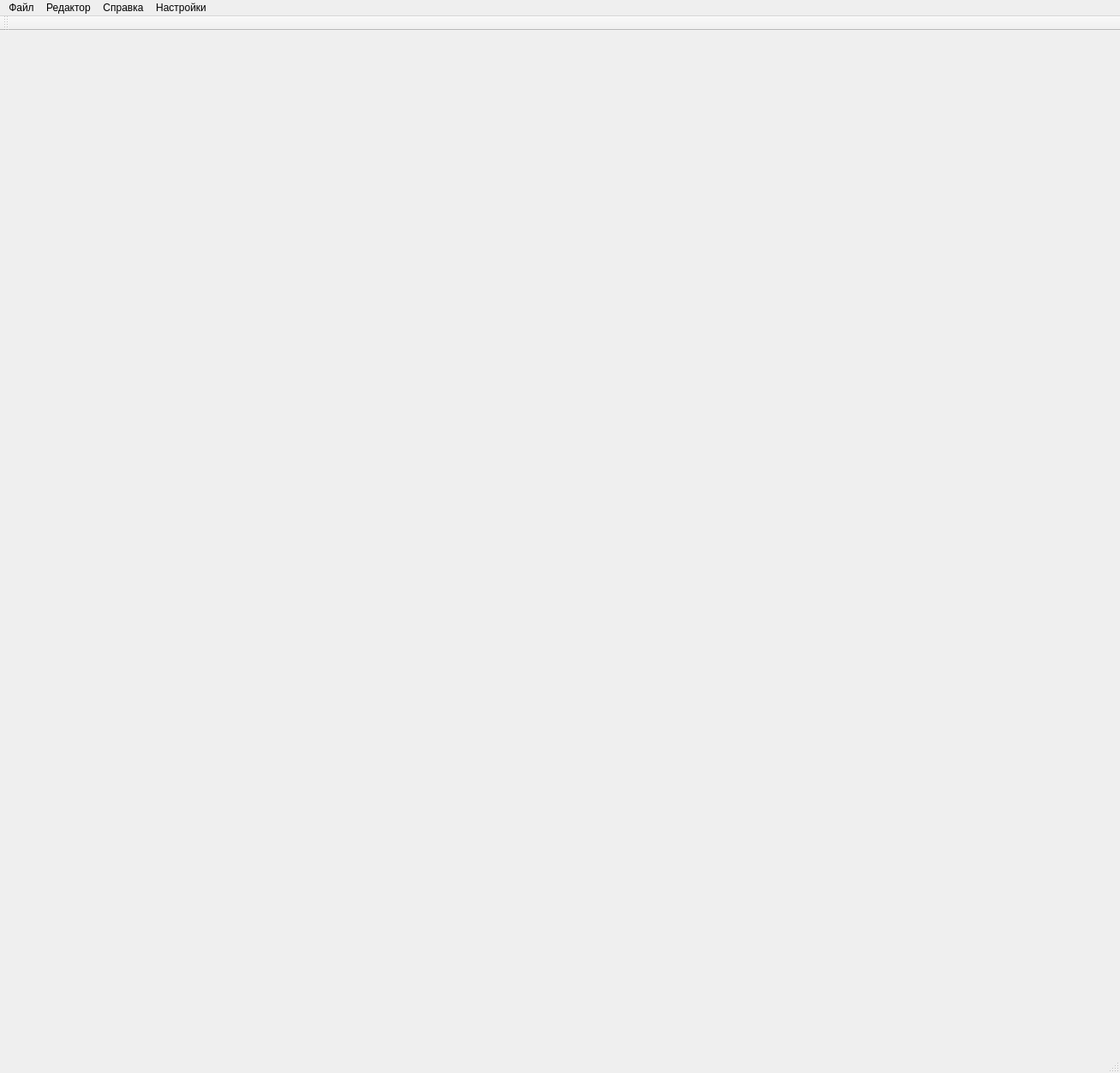
<?xml version="1.0" encoding="UTF-8"?>
<ui version="4.0">
 <class>MainWindow1</class>
 <widget class="QMainWindow" name="MainWindow1">
  <property name="geometry">
   <rect>
    <x>0</x>
    <y>0</y>
    <width>1308</width>
    <height>1253</height>
   </rect>
  </property>
  <property name="windowTitle">
   <string>Задание 1</string>
  </property>
  <widget class="QWidget" name="centralwidget">
   <layout class="QHBoxLayout" name="horizontalLayout"/>
  </widget>
  <widget class="QMenuBar" name="menubar">
   <property name="geometry">
    <rect>
     <x>0</x>
     <y>0</y>
     <width>1308</width>
     <height>26</height>
    </rect>
   </property>
   <widget class="QMenu" name="menuFile">
    <property name="title">
     <string>Файл</string>
    </property>
    <addaction name="actionNewFile"/>
    <addaction name="actionOpenFile"/>
    <addaction name="actionSaveFile"/>
    <addaction name="actionSaveFileAs"/>
    <addaction name="separator"/>
   </widget>
   <widget class="QMenu" name="menuHelp">
    <property name="title">
     <string>Справка</string>
    </property>
    <addaction name="actionHelpTask"/>
    <addaction name="actionHelpProgram"/>
   </widget>
   <widget class="QMenu" name="menuEdit">
    <property name="title">
     <string>Редактор</string>
    </property>
    <addaction name="actionForward"/>
    <addaction name="actionBackward"/>
   </widget>
   <widget class="QMenu" name="menu">
    <property name="title">
     <string>Настройки</string>
    </property>
    <addaction name="actionSetting"/>
   </widget>
   <addaction name="menuFile"/>
   <addaction name="menuEdit"/>
   <addaction name="menuHelp"/>
   <addaction name="menu"/>
  </widget>
  <widget class="QStatusBar" name="statusbar"/>
  <widget class="QToolBar" name="toolBar_2">
   <property name="windowTitle">
    <string>toolBar_2</string>
   </property>
   <attribute name="toolBarArea">
    <enum>TopToolBarArea</enum>
   </attribute>
   <attribute name="toolBarBreak">
    <bool>false</bool>
   </attribute>
  </widget>
  <action name="actionNewFile">
   <property name="icon">
    <iconset>
     <normaloff>resources/iconePack/file.png</normaloff>resources/iconePack/file.png</iconset>
   </property>
   <property name="text">
    <string>Новый файл</string>
   </property>
   <property name="toolTip">
    <string>Создать новый файл</string>
   </property>
  </action>
  <action name="actionOpenFile">
   <property name="icon">
    <iconset>
     <normaloff>resources/iconePack/write.png</normaloff>resources/iconePack/write.png</iconset>
   </property>
   <property name="text">
    <string>Открыть файл</string>
   </property>
  </action>
  <action name="actionSaveFile">
   <property name="icon">
    <iconset>
     <normaloff>resources/iconePack/save.png</normaloff>resources/iconePack/save.png</iconset>
   </property>
   <property name="text">
    <string>Сохранить</string>
   </property>
  </action>
  <action name="actionSaveFileAs">
   <property name="text">
    <string>Сохранить как</string>
   </property>
  </action>
  <action name="actionForward">
   <property name="icon">
    <iconset>
     <normaloff>resources/iconePack/forward.png</normaloff>resources/iconePack/forward.png</iconset>
   </property>
   <property name="text">
    <string>Вперед        Ctrl+Y</string>
   </property>
  </action>
  <action name="actionBackward">
   <property name="icon">
    <iconset>
     <normaloff>resources/iconePack/reply.png</normaloff>resources/iconePack/reply.png</iconset>
   </property>
   <property name="text">
    <string>Назад          Ctrl+Z</string>
   </property>
  </action>
  <action name="actionbtnAddNode">
   <property name="checkable">
    <bool>true</bool>
   </property>
   <property name="checked">
    <bool>false</bool>
   </property>
   <property name="icon">
    <iconset>
     <normaloff>resources/iconePack/add-new.png</normaloff>resources/iconePack/add-new.png</iconset>
   </property>
   <property name="text">
    <string>btnAddNode</string>
   </property>
   <property name="toolTip">
    <string>Добавить узел</string>
   </property>
  </action>
  <action name="actionbtnRemoveNode">
   <property name="checkable">
    <bool>true</bool>
   </property>
   <property name="icon">
    <iconset>
     <normaloff>resources/iconePack/deletNODECONNECT.png</normaloff>resources/iconePack/deletNODECONNECT.png</iconset>
   </property>
   <property name="text">
    <string>btnRemoveNode</string>
   </property>
   <property name="toolTip">
    <string>Удалить выбранный элемент</string>
   </property>
  </action>
  <action name="actionbtnMoveNode">
   <property name="checkable">
    <bool>true</bool>
   </property>
   <property name="icon">
    <iconset>
     <normaloff>resources/iconePack/file_hand.svg</normaloff>resources/iconePack/file_hand.svg</iconset>
   </property>
   <property name="text">
    <string>btnMoveNode</string>
   </property>
   <property name="toolTip">
    <string>Передвинуть элемент</string>
   </property>
   <property name="font">
    <font>
     <pointsize>8</pointsize>
    </font>
   </property>
   <property name="priority">
    <enum>QAction::NormalPriority</enum>
   </property>
  </action>
  <action name="actionbtnConnectNode">
   <property name="checkable">
    <bool>true</bool>
   </property>
   <property name="icon">
    <iconset>
     <normaloff>resources/iconePack/file_addArrow.svg</normaloff>resources/iconePack/file_addArrow.svg</iconset>
   </property>
   <property name="text">
    <string>btnConnectNode</string>
   </property>
   <property name="toolTip">
    <string>Соединить узлы</string>
   </property>
  </action>
  <action name="actionbtnInfo">
   <property name="icon">
    <iconset>
     <normaloff>resources/iconePack/attachment.png</normaloff>resources/iconePack/attachment.png</iconset>
   </property>
   <property name="text">
    <string>btnInfo</string>
   </property>
   <property name="toolTip">
    <string>Материалы</string>
   </property>
  </action>
  <action name="actionbtnHome">
   <property name="icon">
    <iconset>
     <normaloff>resources/iconePack/home.png</normaloff>resources/iconePack/home.png</iconset>
   </property>
   <property name="text">
    <string>btnHome</string>
   </property>
   <property name="toolTip">
    <string>Перейти к выбору заданий / В меню</string>
   </property>
  </action>
  <action name="actionbtnRemoveNodeConnection">
   <property name="checkable">
    <bool>true</bool>
   </property>
   <property name="icon">
    <iconset>
     <normaloff>resources/iconePack/trash.png</normaloff>resources/iconePack/trash.png</iconset>
   </property>
   <property name="text">
    <string>btnRemoveNodeСonnection</string>
   </property>
   <property name="toolTip">
    <string>Удаление узла и его связей</string>
   </property>
  </action>
  <action name="actionbtnZoomIn">
   <property name="checkable">
    <bool>false</bool>
   </property>
   <property name="checked">
    <bool>false</bool>
   </property>
   <property name="icon">
    <iconset>
     <normaloff>resources/iconePack/zoom-in.png</normaloff>resources/iconePack/zoom-in.png</iconset>
   </property>
   <property name="text">
    <string>btnZoomIn</string>
   </property>
   <property name="toolTip">
    <string>Увеличить изображение</string>
   </property>
   <property name="autoRepeat">
    <bool>true</bool>
   </property>
  </action>
  <action name="actionbtnZoomOut">
   <property name="icon">
    <iconset>
     <normaloff>resources/iconePack/zoom-out.png</normaloff>resources/iconePack/zoom-out.png</iconset>
   </property>
   <property name="text">
    <string>btnZoomOut</string>
   </property>
   <property name="toolTip">
    <string>Уменьшить изображение</string>
   </property>
  </action>
  <action name="actionHelpTask">
   <property name="text">
    <string>Справка по заданию</string>
   </property>
  </action>
  <action name="actionHelpProgram">
   <property name="text">
    <string>Справка по программе </string>
   </property>
  </action>
  <action name="actionSetting">
   <property name="text">
    <string>Настройки программы</string>
   </property>
  </action>
  <action name="actionbtnCheck">
   <property name="icon">
    <iconset>
     <normaloff>resources/iconePack/check-mark.png</normaloff>resources/iconePack/check-mark.png</iconset>
   </property>
   <property name="text">
    <string>btnCheck</string>
   </property>
   <property name="toolTip">
    <string>&lt;html&gt;&lt;head/&gt;&lt;body&gt;&lt;p&gt;Проверить задание&lt;/p&gt;&lt;/body&gt;&lt;/html&gt;</string>
   </property>
  </action>
 </widget>
 <resources/>
 <connections/>
</ui>
